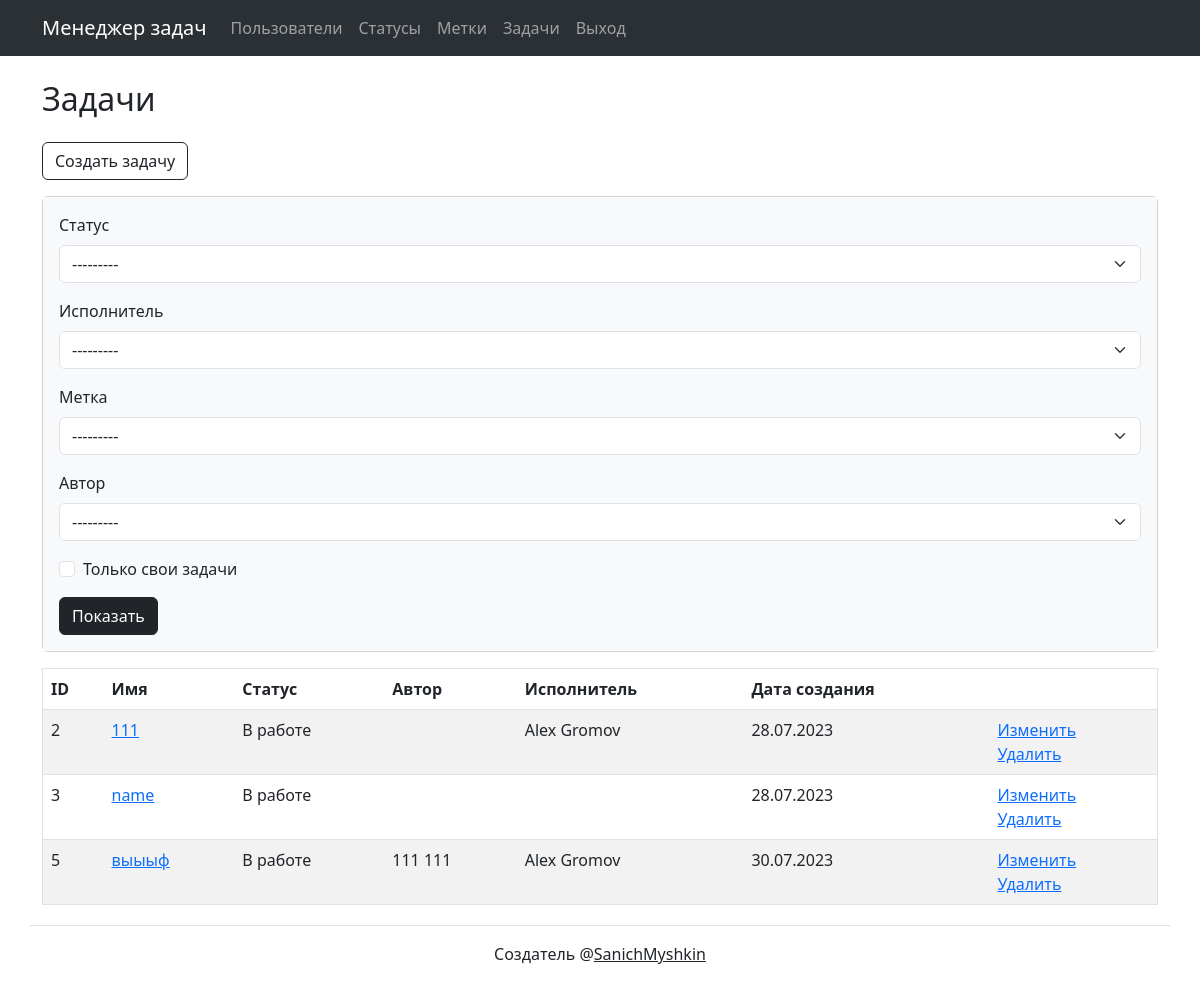
The app's page /tasks/ (signed in) with its own data.
### task_manager/tasks/models.py (models this page shows, shortened)
class Task(models.Model):
    name = models.CharField(max_length=255,
                            verbose_name=names.name)
    description = models.TextField(null=True,
                                   verbose_name=names.descr)
    author = models.ForeignKey(User, on_delete=models.PROTECT,
                               verbose_name=names.author)
    status = models.ForeignKey(Status, on_delete=models.PROTECT,
                               verbose_name=names.status)
    executor = models.ForeignKey(User, on_delete=models.PROTECT,
                                 null=True,
                                 blank=True,
                                 related_name='executor',
                                 verbose_name=names.executor
                                 )
    time_create = models.DateTimeField(auto_now_add=True,
                                       verbose_name=names.date)
    labels = models.ManyToManyField(Label,
                                    through='LabelForTask',
                                    verbose_name=names.labels,
                                    blank=True)

### task_manager/statuses/models.py (models this page shows)
class Status(models.Model):
    time_create = models.DateTimeField(auto_now_add=True)
    name = models.CharField(max_length=200, unique=True,
                            verbose_name=names.name)
    def __str__(self):
        return self.name

### task_manager/users/models.py (models this page shows)
class User(AbstractUser):
    def __str__(self):
        return self.get_full_name()

### task_manager/tasks/views.py (the view, shortened to what this page needs)
# urls.py: path('', TasksList.as_view(), name='tasks_list'),
class TasksList(LoginRequiredMixin, FilterView):
    model = Task
    context_object_name = 'tasks'
    template_name = 'tasks/index.html'
    filterset_class = TaskFilter
    login_url = 'user_login'

### task_manager/labels/models.py (called while the page is built)
    def __str__(self):
        return self.name

### task_manager/templates/tasks/index.html (shortened to what this page needs)
{% extends 'base.html' %}
{% load django_bootstrap5 %}
{% load i18n %}
{% get_current_language as LANGUAGE_CODE %}
{% block content %}
<div class="container wrapper flex-grow-1">
    <h2 class="my-4 text-dark text-left mx-0">{% trans "Tasks" %}</h2>
    <a href="{% url 'create_tsk' %}" class="btn btn-outline-dark mb-3" role="button">{% trans "Create task" %}</a>
    <div class="card mb-3">
        <form method="get">
            <div class="card-body bg-light">
                {% bootstrap_form filter.form %}
                <button type="submit" class="btn btn-dark">{% trans "Show" %}</button>
            </div>
        </form>
    </div>
    <table class="table table-striped border">
        <thead>
        <tr>
            <th>{% translate "ID" %}</th>
            <th>{% translate "Name" %}</th>
            <th>{% translate "Status" %}</th>
            <th>{% translate "Author" %}</th>
            <th>{% translate "Executor" %}</th>
            <th>{% translate "Created date" %}</th>
            <th></th>
        </tr>
        </thead>
        <tbody>
        {% for tsk in tasks %}
        <tr>
            <td>{{ tsk.id }}</td>
            <td><a href="{% url 'show_task' tsk.pk %}">{{ tsk.name}}</a></td>
            <td>{{ tsk.status}}</td>
            <td>{{ tsk.author}}</td>
            <td>{{ tsk.executor}}</td>
            <td>{{ tsk.time_create|date:'d.m.Y' }}</td>
            <td>
                <a href="{% url 'update_tsk' tsk.pk %}">{% translate "Update" %}</a>
                <br>
                <a href="{% url 'delete_tsk' tsk.pk %}">{% translate "Delete" %}</a>
            </td>
        </tr>
        {% endfor %}
        </tbody>
    </table>
</div>
{% endblock %}

### records on screen
Task: id "2", name "111", status "В работе", executor "Alex Gromov", time_create "28.07.2023"
Task: id "3", name "name", status "В работе", time_create "28.07.2023"
Task: id "5", name "выыыф", status "В работе", author "111 111", executor "Alex Gromov", time_create "30.07.2023"
